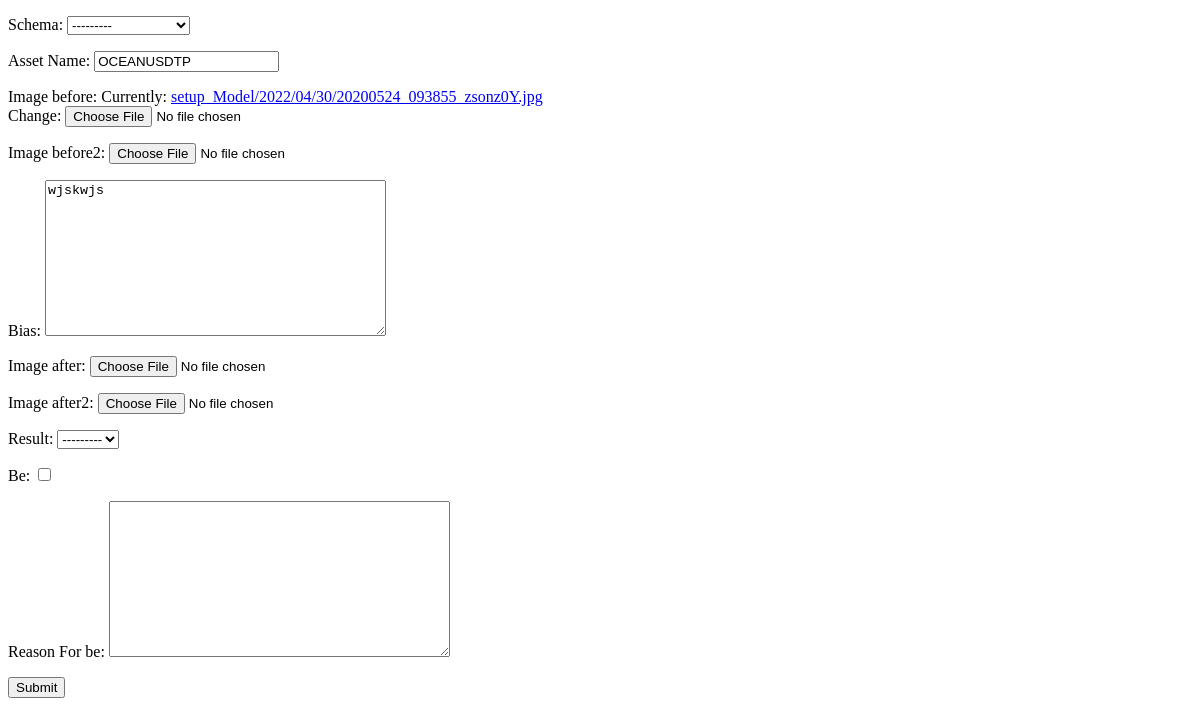
/update/6/, run on an earlier commit of the app's database.
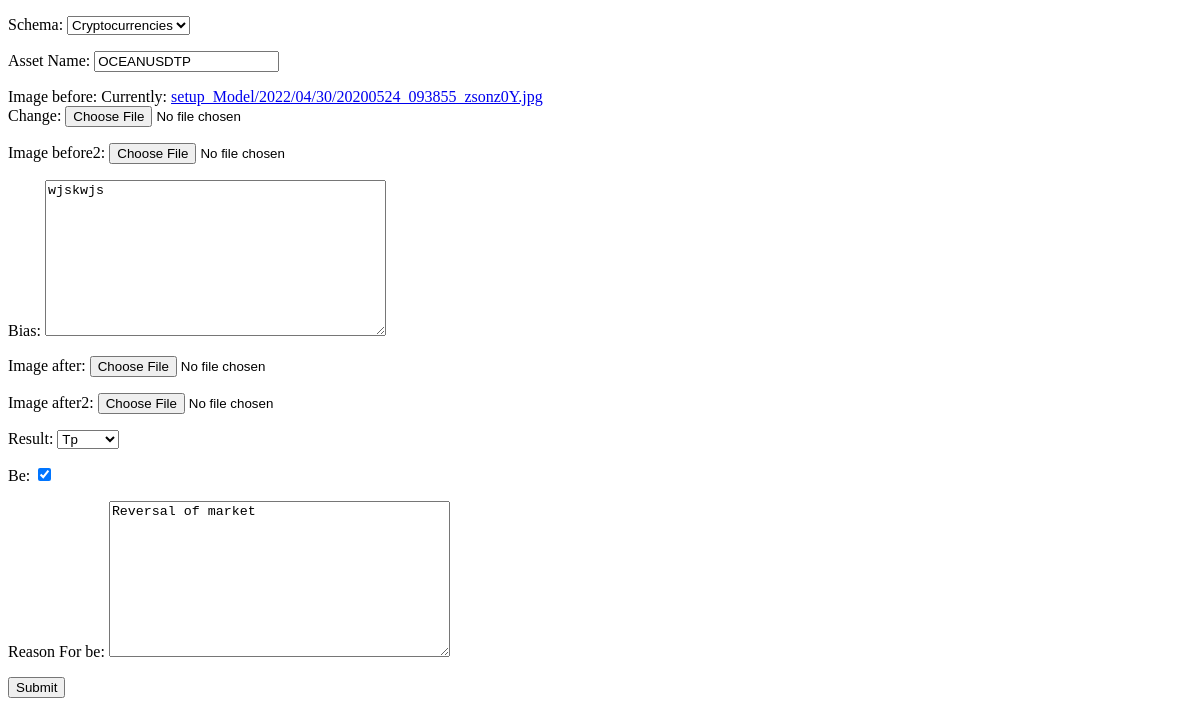
And on a later commit of the database.
### base/models.py (models this page shows)
class SetUpModel(models.Model):
  date = models.DateTimeField(auto_now_add=True)
  schema_choices = (
    ('basket_indices', 'Basket Indices'),
    ('bond', 'Bond'),
    ('cryptocurrencies', 'Cryptocurrencies'),
    ('economy', 'Economy'),
    ('forex', 'Forex'),
    ('futures_indices', 'Futures Indices'),
    ('stock_indices', 'Stock Indices'),
    ('synthetic_indices', 'Synthetic Indices'),
  )
  schema = models.CharField(max_length=50, choices=schema_choices, blank=False)
  Asset_Name = models.CharField(max_length=50, blank=False)
  Image_before = models.ImageField(upload_to='setup_Model/%Y/%m/%d')
  Image_before2 = models.ImageField(upload_to='setup_Model/%Y/%m/%d', null=True, blank=True)
  bias = models.TextField()
  Image_after = models.ImageField(upload_to='setup_Model/%Y/%m/%d', null=True, blank=True)
  Image_after2 = models.ImageField(upload_to='setup_Model/%Y/%m/%d', null=True, blank=True)
  CHOICES = (('Tp', 'Tp'), ('Sl', 'Sl'))
  result = models.CharField(max_length=10, choices=CHOICES, blank=True, null=True)
  be = models.BooleanField("be", default=False)
  Reason_For_be = models.TextField(blank=True, null=True)

### base/views.py (the view)
# urls.py: path('update/<int:pk>/', views.UpdateSetup.as_view(), name="update"),
class UpdateSetup(UpdateView):
  model = SetUpModel
  fields = "__all__"
  template_name = 'base/setupmodel_form.html'
  success_url = reverse_lazy("home:home")

### base/templates/base/setupmodel_form.html (shortened to what this page needs)
<!DOCTYPE html>
<html lang="en">
<head>
</head>
<body>
<form action="" method="post" enctype="multipart/form-data">
  <table>
    {{ form.as_p }}
  </table>
  <input type="submit" value="Submit">
</form>
</body>
</html>

What changed in the data, as far as the page shows it:
changed SetUpModel "OCEANUSDTP": schema "---------" → "Cryptocurrencies"; result "---------" → "Tp"; be "☐" → "☑"; Reason_For_be (not shown) → "Reversal of market"
